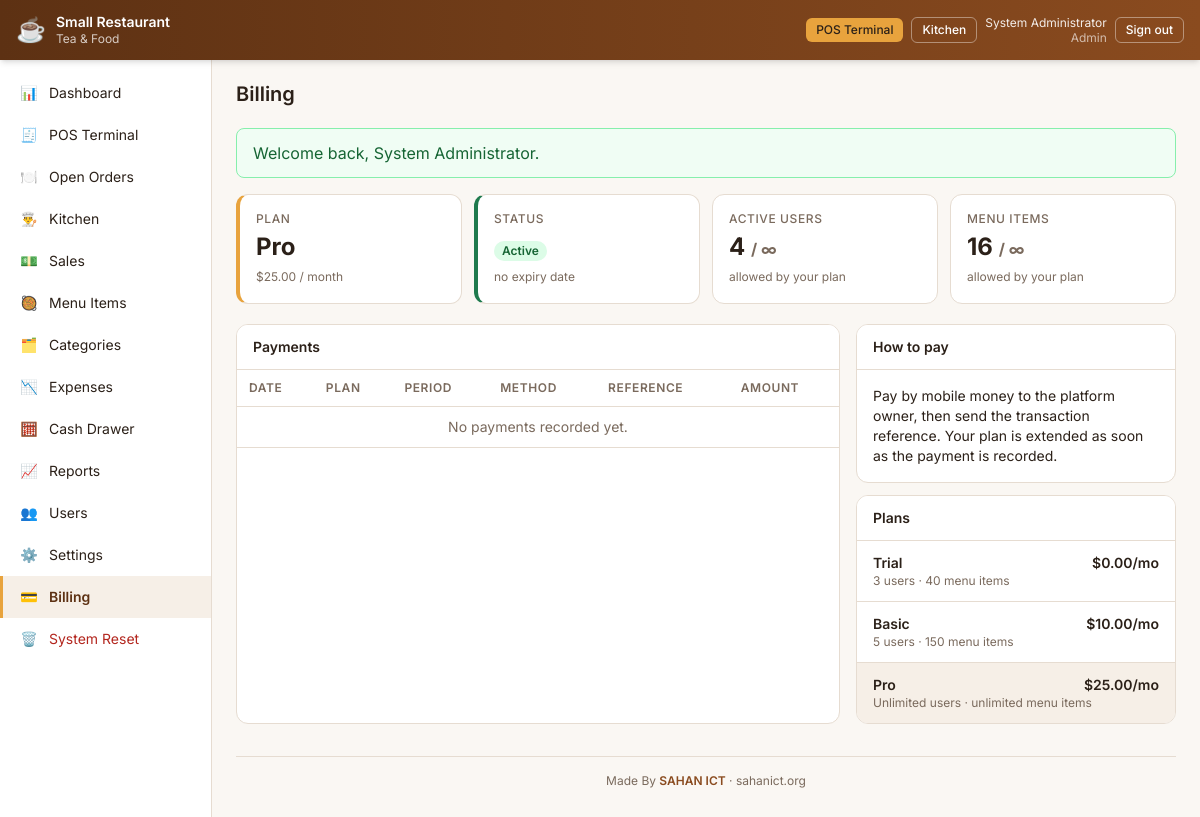
Page /admin/billing.php (signed in) on the committed database.
### tables this page shows
CREATE TABLE companies (
  id            INT UNSIGNED NOT NULL AUTO_INCREMENT PRIMARY KEY,
  name          VARCHAR(100) NOT NULL,
  slug          VARCHAR(40)  NOT NULL,
  phone         VARCHAR(40)  NULL,
  email         VARCHAR(120) NULL,
  plan_id       INT UNSIGNED NOT NULL,
   
  status        ENUM('trial','active','suspended') NOT NULL DEFAULT 'trial',
  trial_ends_at DATE         NULL,
  paid_until    DATE         NULL,
   
  order_seq     INT UNSIGNED NOT NULL DEFAULT 0,
  created_at    DATETIME     NOT NULL DEFAULT CURRENT_TIMESTAMP,
  UNIQUE KEY uq_companies_slug (slug),
  CONSTRAINT fk_companies_plan FOREIGN KEY (plan_id) REFERENCES plans(id) ON DELETE RESTRICT
);

CREATE TABLE plans (
  id             INT UNSIGNED NOT NULL AUTO_INCREMENT PRIMARY KEY,
  name           VARCHAR(50)  NOT NULL,
  price_month    DECIMAL(10,2) NOT NULL DEFAULT 0.00,
   
  max_users      INT UNSIGNED NULL,
  max_menu_items INT UNSIGNED NULL,
  is_active      TINYINT(1)   NOT NULL DEFAULT 1,
  sort_order     INT          NOT NULL DEFAULT 0
);

### core/config.php (called while the page is built, shortened)
<?php
try {
    $conn = new mysqli(DB_HOST, DB_USER, DB_PASS, DB_NAME);
    $conn->set_charset('utf8mb4');
} catch (mysqli_sql_exception $e) {
    http_response_code(500);
    exit('Database connection failed. Is MySQL running in XAMPP? (' . $e->getMessage() . ')');
}
require_once __DIR__ . '/helper_functions.php';
require_once __DIR__ . '/sessions.php';
$SETTINGS = [];
if (company_id() > 0) {
    foreach (db_all('SELECT setting_key, setting_value FROM settings WHERE company_id = ?', [company_id()]) as $row) {
        $SETTINGS[$row['setting_key']] = (string)$row['setting_value'];
    }
}

### core/sessions.php (called while the page is built, shortened)
<?php
function current_user(): ?array
{
    return $_SESSION['user'] ?? null;
}
function user_role(): string
{
    return (string)($_SESSION['user']['role'] ?? '');
}
function has_role(string ...$roles): bool
{
    return in_array(user_role(), $roles, true);
}
function company_id(): int
{
    return (int)($_SESSION['user']['company_id'] ?? 0);
}
function company_access(array $c): string
{
    $today = date('Y-m-d');
    return match ($c['status']) {
        'suspended' => 'suspended',
        'trial'     => ($c['trial_ends_at'] !== null && $c['trial_ends_at'] < $today) ? 'trial_expired' : 'ok',
        default     => ($c['paid_until'] !== null && $c['paid_until'] < $today) ? 'expired' : 'ok',
    };
}

### admin/billing.php (the view, shortened to what this page needs)
<?php
require_once __DIR__ . '/../core/config.php';
$c        = current_company();
$term     = company_term($c);
$access   = company_access($c);
$users    = (int)db_value('SELECT COUNT(*) FROM users WHERE company_id = ? AND is_active = 1', [company_id()]);
$items    = (int)db_value('SELECT COUNT(*) FROM menu_items WHERE company_id = ?', [company_id()]);
$payments = db_all(
    'SELECT cp.*, p.name AS plan_name FROM company_payments cp JOIN plans p ON p.id = cp.plan_id
      WHERE cp.company_id = ? ORDER BY cp.created_at DESC',
    [company_id()]
);
$plans = db_all('SELECT * FROM plans WHERE is_active = 1 ORDER BY sort_order, price_month');
$statusLabel = match (true) {
    $access === 'suspended'     => ['Suspended', 'badge-danger'],
    $access !== 'ok'            => ['Expired', 'badge-danger'],
    $c['status'] === 'trial'    => ['Free trial', 'badge-warning'],
    default                     => ['Active', 'badge-success'],
};
$pageTitle = 'Billing';
require __DIR__ . '/../core/header.php';
?>
<div class="grid grid-cols-2 lg:grid-cols-4 gap-3 mb-5">
    <div class="stat-card accent">
        <div class="label">Plan</div>
        <div class="value"><?= e($c['plan_name']) ?></div>
        <small class="text-muted text-xs"><?= money($c['price_month']) ?> / month</small>
    </div>
    <div class="stat-card <?= $access === 'ok' ? 'good' : 'bad' ?>">
        <div class="label">Status</div>
        <div class="value"><span class="badge <?= $statusLabel[1] ?>"><?= $statusLabel[0] ?></span></div>
        <small class="text-muted text-xs">
            <?= $term['until'] === null ? 'no expiry date' : 'until ' . e(dt($term['until'], 'd M Y')) ?>
        </small>
    </div>
    <div class="stat-card">
        <div class="label">Active users</div>
        <div class="value"><?= $users ?> <span class="text-base text-muted">/ <?= $c['max_users'] === null ? '∞' : (int)$c['max_users'] ?></span></div>
        <small class="text-muted text-xs">allowed by your plan</small>
    </div>
    <div class="stat-card">
        <div class="label">Menu items</div>
        <div class="value"><?= $items ?> <span class="text-base text-muted">/ <?= $c['max_menu_items'] === null ? '∞' : (int)$c['max_menu_items'] ?></span></div>
        <small class="text-muted text-xs">allowed by your plan</small>
    </div>
</div>
<div class="grid grid-cols-1 lg:grid-cols-[1fr_320px] gap-4">
    <div class="card">
        <div class="card-header">Payments</div>
        <table class="tbl">
            <thead><tr>
                <th>Date</th><th>Plan</th><th>Period</th><th>Method</th><th>Reference</th><th class="text-right">Amount</th>
            </tr></thead>
            <tbody>
            <?php if (!$payments): ?>
                <tr><td colspan="6" class="text-center text-muted py-8">No payments recorded yet.</td></tr>
            <?php endif; ?>
            </tbody>
        </table>
    </div>
    <div class="flex flex-col gap-3">
        <div class="card">
            <div class="card-header">How to pay</div>
            <div class="card-body text-sm"><?= e(PLATFORM_PAY_INFO) ?></div>
        </div>
        <div class="card">
            <div class="card-header">Plans</div>
            <ul class="divide-y divide-line">
                <?php foreach ($plans as $p): ?>
                    <li class="px-4 py-3 text-sm <?= (int)$p['id'] === (int)$c['plan_id'] ? 'bg-brand-light' : '' ?>">
                        <div class="flex justify-between font-semibold">
                            <span><?= e($p['name']) ?></span><span><?= money($p['price_month']) ?>/mo</span>
                        </div>
                        <div class="text-muted text-xs">
                            <?= $p['max_users'] === null ? 'Unlimited' : (int)$p['max_users'] ?> users ·
                            <?= $p['max_menu_items'] === null ? 'unlimited' : (int)$p['max_menu_items'] ?> menu items
                        </div>
                    </li>
                <?php endforeach; ?>
            </ul>
        </div>
    </div>
</div>
<?php require __DIR__ . '/../core/footer.php'; ?>

### core/header.php (shortened to what this page needs)
<?php
$pageTitle = $pageTitle ?? 'Dashboard';
$layout    = $layout    ?? 'app';
$platform  = $platform ?? false;
$u         = $platform ? null : current_user();
$brandName = $platform ? 'Platform Admin' : setting('shop_name', 'Small Restaurant');
$brandTag  = $platform ? 'Restaurants · plans · payments' : setting('shop_tagline', 'Tea & Food');
?>
<!DOCTYPE html>
<html lang="en">
<head>
    <link rel="stylesheet" href="<?= url('assets/css/app.css') ?>">
</head>
<body class="bg-[#faf7f3] text-ink font-sans antialiased layout-<?= e($layout) ?>">
<?php if ($layout !== 'blank'): ?>
<nav class="topbar h-[60px] bg-gradient-to-r from-brand-dark to-brand text-white flex items-center justify-between px-4 sticky top-0 z-30 shadow-md">
    <div class="flex items-center gap-2.5 text-sm leading-tight">
        <span class="text-2xl">☕</span>
        <span>
            <strong class="font-semibold"><?= e($brandName) ?></strong>
            <small class="block opacity-75 text-xs"><?= e($brandTag) ?></small>
        </span>
    </div>
    <div class="flex items-center gap-2">
        <?php if ($u && has_role('cashier', 'waiter', 'admin')): ?>
            <a class="btn btn-accent btn-sm" href="<?= url('public/pos.php') ?>">POS Terminal</a>
        <?php endif; ?>
        <?php if ($u && has_role('kitchen', 'admin')): ?>
            <a class="btn btn-outline btn-sm border-white/40 text-white hover:bg-white/10" href="<?= url('public/kitchen.php') ?>">Kitchen</a>
        <?php endif; ?>
        <?php if ($u): ?>
            <span class="text-xs leading-tight text-right opacity-90">
                <?= e($u['full_name']) ?><br>
                <span class="opacity-70"><?= e(ucfirst($u['role'])) ?></span>
            </span>
            <a class="btn btn-outline btn-sm border-white/40 text-white hover:bg-white/10" href="<?= url('public/logout.php') ?>">Sign out</a>
        <?php endif; ?>
    </div>
</nav>
<?php endif; ?>
<?php if ($layout === 'app'): ?>
<div class="flex items-stretch min-h-[calc(100vh-60px)]">
    <?php require $platform ? __DIR__ . '/../platform/_sidebar.php' : __DIR__ . '/sidebar.php'; ?>
    <main class="flex-1 min-w-0 px-6 py-5 flex flex-col justify-between">
        <div class="flex-1">
            <div class="flex items-center justify-between gap-3 mb-5 flex-wrap">
                <h1 class="text-xl font-semibold m-0"><?= e($pageTitle) ?></h1>
            </div>
            <?= render_flashes() ?>
<?php elseif ($layout === 'wide'): ?>
    <main class="p-3 min-h-[calc(100vh-60px)] flex flex-col justify-between">
        <div class="flex-1">
            <?= render_flashes() ?>
<?php else: ?>
    <main>
<?php endif; ?>

### core/sidebar.php (shortened to what this page needs)
<?php
$current = basename($_SERVER['SCRIPT_NAME'] ?? '');
$nav = [
    ['Dashboard',    'admin/index.php',        '📊', ['admin']],
    ['POS Terminal', 'public/pos.php',         '🧾', ['admin', 'cashier', 'waiter']],
    ['Open Orders',  'public/orders.php',      '🍽️', ['admin', 'cashier', 'waiter']],
    ['Kitchen',      'public/kitchen.php',     '👨‍🍳', ['admin', 'kitchen']],
    ['Sales',        'admin/sales.php',        '💵', ['admin', 'cashier']],
    ['Menu Items',   'admin/menu_items.php',   '🥘', ['admin']],
    ['Categories',   'admin/categories.php',   '🗂️', ['admin']],
    ['Expenses',     'admin/expenses.php',     '📉', ['admin', 'cashier']],
    ['Cash Drawer',  'admin/shifts.php',       '🧮', ['admin', 'cashier']],
    ['Reports',      'admin/report_daily.php', '📈', ['admin', 'cashier']],
    ['Users',        'admin/users.php',        '👥', ['admin']],
    ['Settings',     'admin/settings.php',     '⚙️', ['admin']],
    ['Billing',      'admin/billing.php',      '💳', ['admin']],
    ['System Reset', 'admin/system_reset.php', '🗑️', ['admin']],
];
?>
<aside class="w-[212px] flex-none bg-white border-r border-line py-3">
    <ul class="list-none m-0 p-0">
        <?php foreach ($nav as [$label, $path, $icon, $roles]): ?>
            <?php
            $isActive = basename($path) === $current
                || ($label === 'Reports' && (str_starts_with($current, 'report_') || $current === 'reports.php'));
            $isReset  = $label === 'System Reset';
            ?>
            <li>
                <a href="<?= url($path) ?>"
                   class="flex items-center gap-2.5 px-4 py-[11px] text-sm no-underline transition-colors duration-150
                          border-l-[3px]
                          <?php if ($isActive): ?>
                              bg-brand-light border-l-accent font-semibold text-brand-dark
                          <?php elseif ($isReset): ?>
                              border-l-transparent text-bad hover:bg-red-50
                          <?php else: ?>
                              border-l-transparent text-ink hover:bg-brand-light
                          <?php endif; ?>">
                    <span class="w-5 text-center"><?= $icon ?></span>
                    <?= e($label) ?>
                </a>
            </li>
        <?php endforeach; ?>
    </ul>
</aside>

### core/helper_functions.php (shortened to what this page needs)
<?php
function e(mixed $value): string
{
    return htmlspecialchars((string)$value, ENT_QUOTES | ENT_SUBSTITUTE, 'UTF-8');
}
function setting(string $key, string $default = ''): string
{
    global $SETTINGS;
    return $SETTINGS[$key] ?? $default;
}
function money(float|string|null $amount): string
{
    return setting('currency', '$') . number_format((float)$amount, 2);
}
function url(string $path = ''): string
{
    return BASE_URL . '/' . ltrim($path, '/');
}
function db_run(string $sql, array $params = []): mysqli_stmt
{
    global $conn;
    $stmt = $conn->prepare($sql);
    if ($params) {
        $types = '';
        foreach ($params as $p) {
            $types .= is_int($p) ? 'i' : (is_float($p) ? 'd' : 's');
        }
        $stmt->bind_param($types, ...$params);
    }
    $stmt->execute();
    return $stmt;
}
function db_all(string $sql, array $params = []): array
{
    return db_run($sql, $params)->get_result()->fetch_all(MYSQLI_ASSOC);
}
function db_one(string $sql, array $params = []): ?array
{
    $row = db_run($sql, $params)->get_result()->fetch_assoc();
    return $row ?: null;
}
function db_value(string $sql, array $params = []): mixed
{
    $row = db_run($sql, $params)->get_result()->fetch_row();
    return $row[0] ?? null;
}
function render_flashes(): string
{
    $html = '';
    foreach ($_SESSION['flash'] ?? [] as $f) {
        $cls  = match($f['type']) {
            'danger'  => 'flash-danger',
            'warning' => 'flash-warning',
            'info'    => 'flash-info',
            default   => 'flash-success',
        };
        $html .= '<div class="' . $cls . '" role="alert">' . e($f['message']) . '</div>';
    }
    return $html;
}
function current_company(): ?array
{
    static $cache = null;
    if ($cache === null && company_id() > 0) {
        $cache = db_one(
            'SELECT c.*, p.name AS plan_name, p.price_month, p.max_users, p.max_menu_items
               FROM companies c JOIN plans p ON p.id = c.plan_id
              WHERE c.id = ?',
            [company_id()]
        );
    }
    return $cache;
}
function company_term(array $c): array
{
    $until = $c['status'] === 'trial' ? $c['trial_ends_at'] : $c['paid_until'];
    if ($until === null) {
        return ['until' => null, 'days' => null];
    }
    $days = (int)floor((strtotime($until) - strtotime(date('Y-m-d'))) / 86400);
    return ['until' => $until, 'days' => $days];
}

### core/footer.php (shortened to what this page needs)
<?php
$layout = $layout ?? 'app';
?>
<?php if ($layout === 'app'): ?>
        </div>
        <footer class="mt-8 pt-4 pb-2 border-t border-line text-center text-xs text-muted">
            Made By <a href="https://sahanict.org" target="_blank" rel="noopener noreferrer" class="font-semibold text-brand hover:underline">SAHAN ICT</a> · <a href="https://sahanict.org" target="_blank" rel="noopener noreferrer" class="text-muted hover:text-brand hover:underline">sahanict.org</a>
        </footer>
    </main>
</div>
<?php else: ?>
    </main>
<?php endif; ?>
</body>
</html>

### rows in the picture
companies: name "Small Restaurant", plan.name "Pro", plan.price_month "$25.00", status+paid_until "Active"
plans: name "Trial", price_month "$0.00", max_users "3", max_menu_items "40"
plans: name "Basic", price_month "$10.00", max_users "5", max_menu_items "150"
plans: name "Pro", price_month "$25.00", shows "Unlimited", shows "unlimited"

### other values in the picture
$brandTag "Tea & Food"
$u['full_name'] "System Administrator"
$u['role'] "Admin"
$icon "📊"
$label "Dashboard"
$icon "🧾"
$label "POS Terminal"
$icon "🍽️"
$label "Open Orders"
$icon "👨‍🍳"
$label "Kitchen"
$icon "💵"
$label "Sales"
$icon "🥘"
$label "Menu Items"
